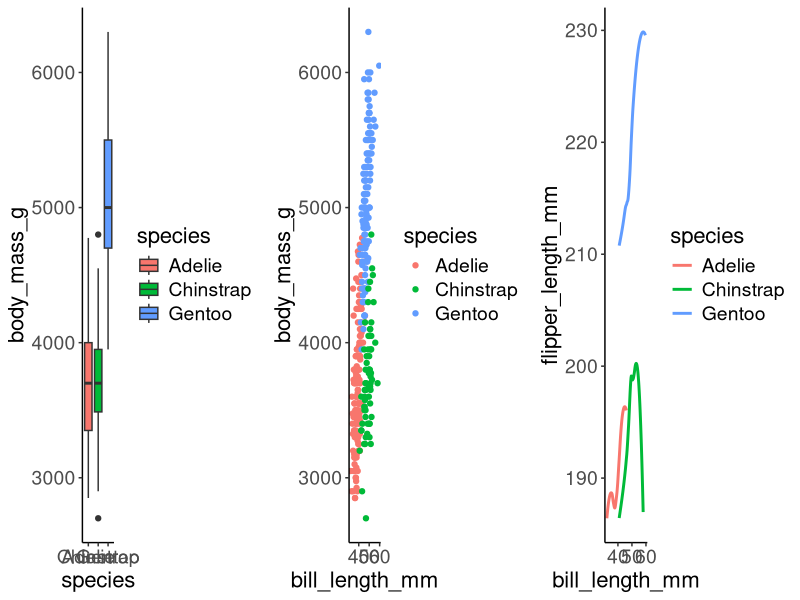
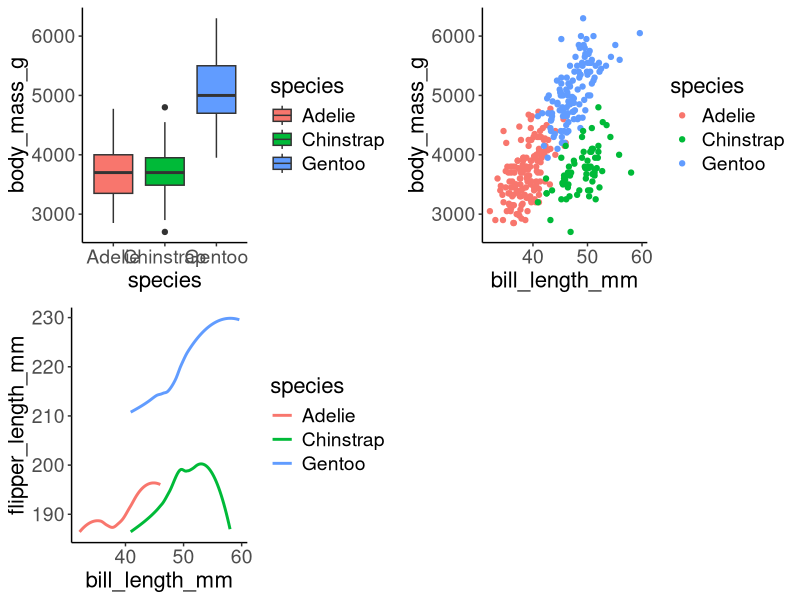
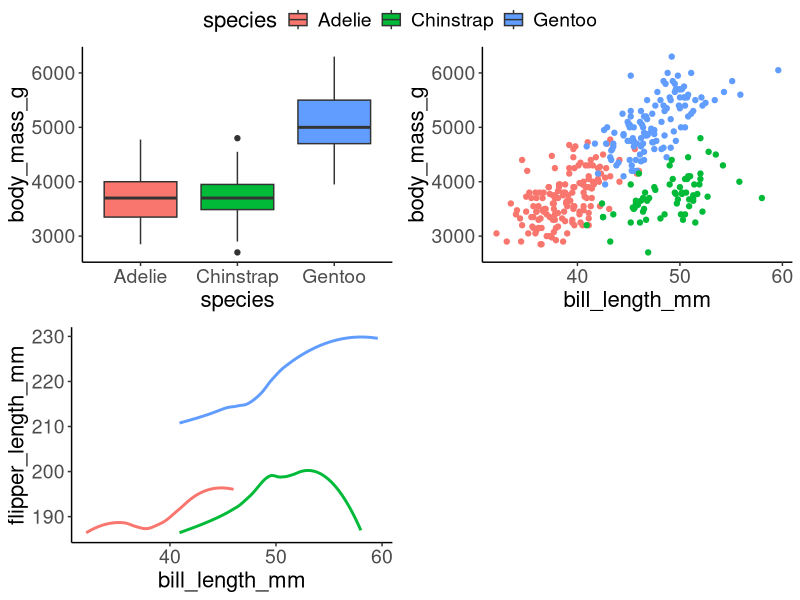
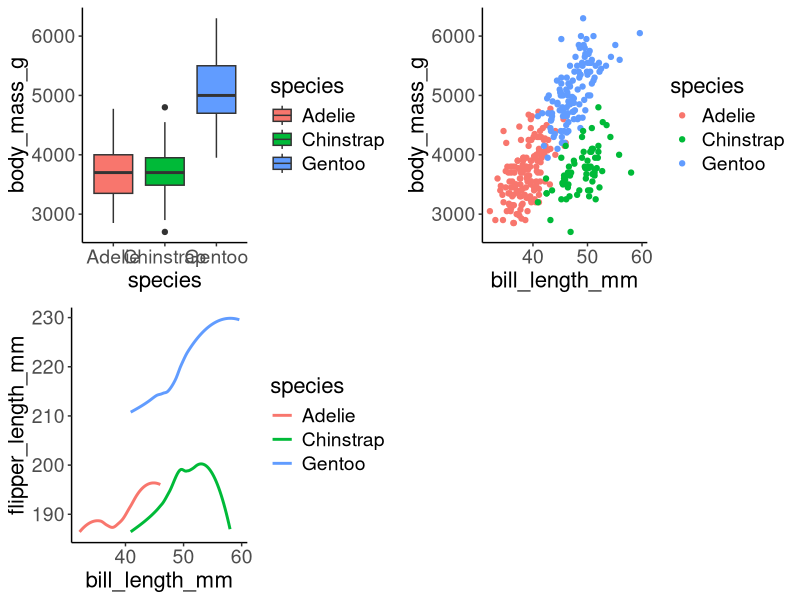
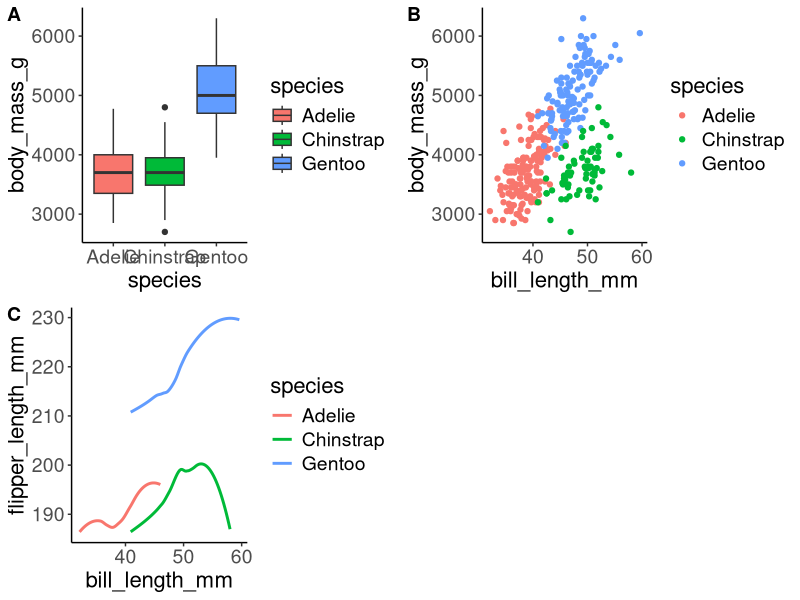
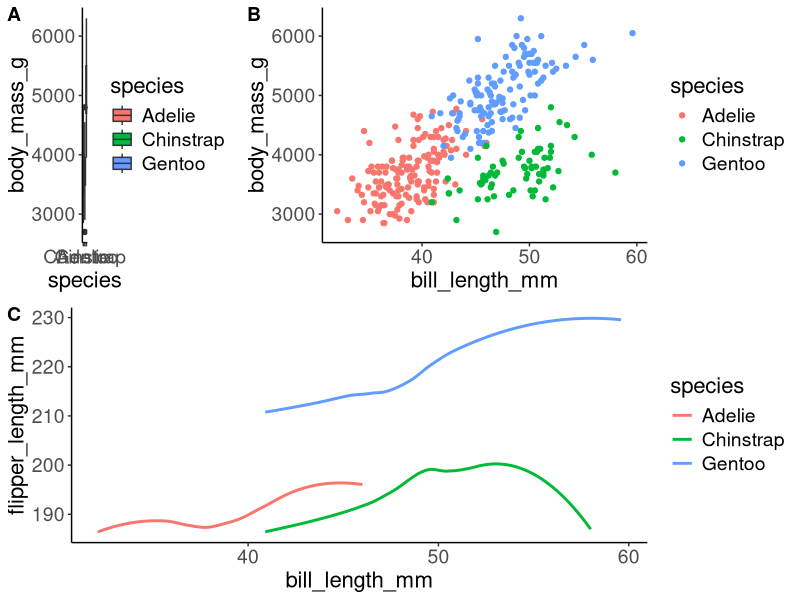
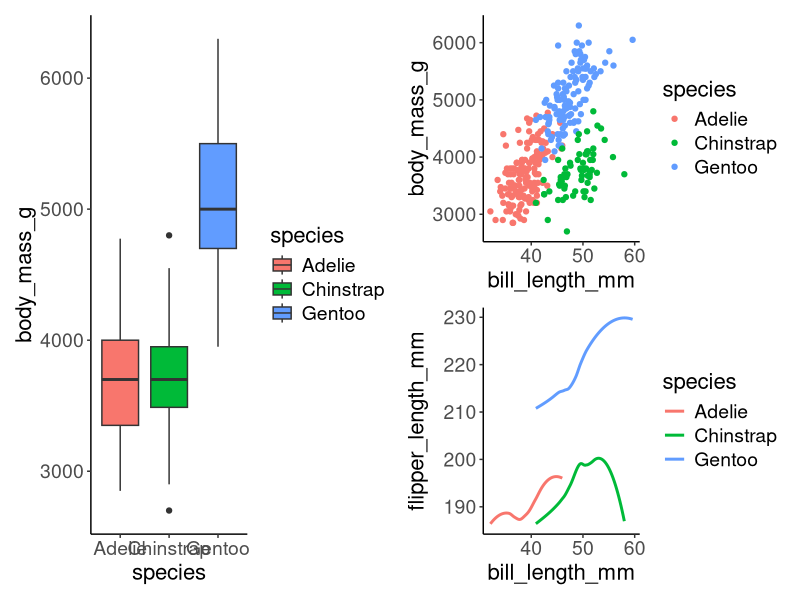
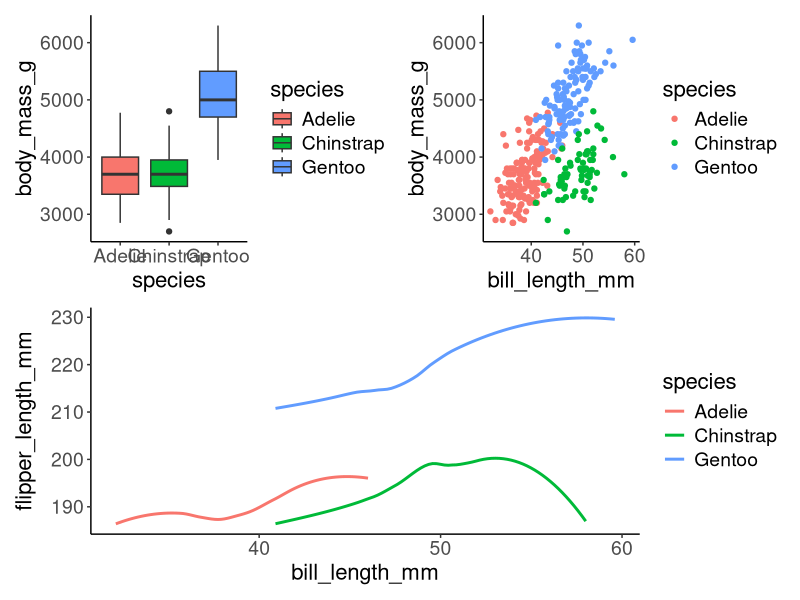

R code for these plots, in order:
## ---- chunk 1
library(palmerpenguins)
library(ggpubr)
library(cowplot)
library(patchwork)
theme_set(theme_classic()+theme(axis.text = element_text(size=14),
                                axis.title = element_text(size=16),
                                legend.text = element_text(size=14),
                                legend.title = element_text(size=16),
                                plot.title = element_text(size=18),
                                plot.subtitle = element_text(size=16),
                                plot.caption = element_text(size=12)))
## ---- chunk 2
plt1 <- ggplot(penguins, aes(x = species, y = body_mass_g, fill=species)) +
  geom_boxplot()

plt2 <- ggplot(penguins, aes(x = bill_length_mm, y = body_mass_g,
                             color = species))+
  geom_point()

plt3 <- ggplot(penguins, aes(x = bill_length_mm, y = flipper_length_mm, 
                             color = species))+
  geom_smooth(se=F)
## ---- chunk 3
ggarrange(plt1,plt2, plt3, nrow=1)
## ---- chunk 4
ggarrange(plt1, plt2, plt3, ncol = 2, nrow=2)
## ---- chunk 5
ggarrange(plt1, plt2, plt3, ncol = 2, nrow=2, common.legend = TRUE)
## ---- chunk 6
cowplot::plot_grid(plt1, plt2, plt3, nrow = 2, ncol = 2)
## ---- chunk 7
cowplot::plot_grid(plt1, plt2, plt3, nrow = 2, ncol = 2, labels = c('A','B','C'))
## ---- chunk 8
grid1 = cowplot::plot_grid(plt1, plt2, nrow = 1, rel_widths=c(0.3, 0.7),
                           labels=c('A','B'))
cowplot::plot_grid(grid1, plt3, nrow=2, labels = c('', 'C'))


## ---- chunk 9
plt1 | plt2 / plt3
## ---- chunk 10
(plt1 | plt2) / plt3
## ---- chunk 11
plt1 + plt2 + plt3 + plot_layout(ncol = 2)
